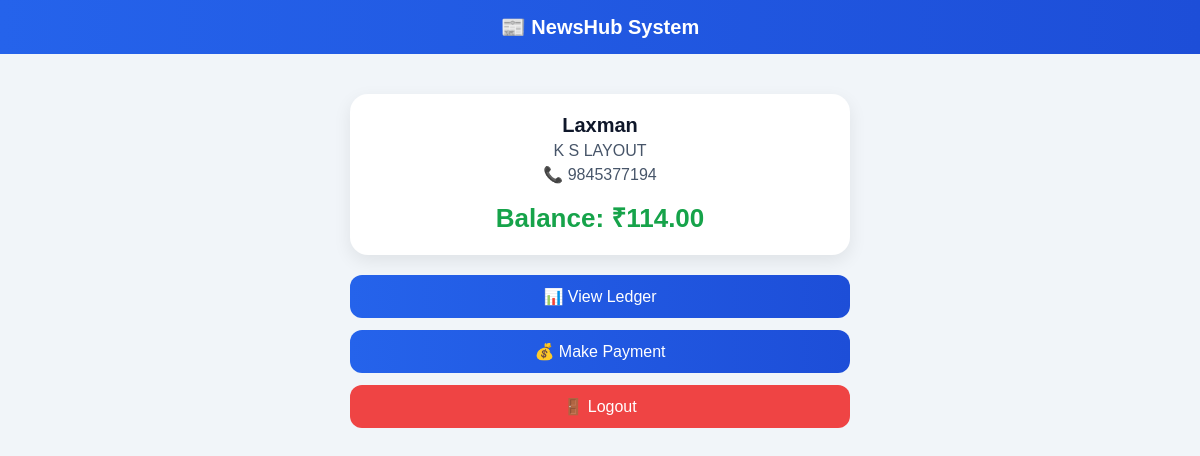
/vendor-dashboard/ (signed in), run on the app's committed database.
### core/models.py (models this page shows, shortened)
class Vendor(models.Model):
    name = models.CharField(max_length=100)
    phone = models.CharField(max_length=15, unique=True)
    password = models.CharField(max_length=100, default="demo")
    area = models.ForeignKey(Area, on_delete=models.CASCADE)
    opening_balance = models.DecimalField(max_digits=10, decimal_places=2, default=0)
    is_active = models.BooleanField(default=True)

class Area(models.Model):
    name = models.CharField(max_length=100, unique=True)

### core/views.py (the view)
# urls.py: path('vendor-dashboard/', views.vendor_dashboard, name='vendor_dashboard'),
def vendor_dashboard(request):
    vendor_id = request.session.get("vendor_id")
    if not vendor_id:
        return redirect("vendor_login")
    vendor = get_object_or_404(Vendor, id=vendor_id)
    indents = DailyIndent.objects.filter(vendor=vendor).order_by("date")
    payments = VendorPayment.objects.filter(vendor=vendor).order_by("date")
    balance = Decimal(vendor.opening_balance)
    for indent in indents:
        balance += indent.calculate_amount()
    for payment in payments:
        balance -= payment.amount
    return render(request, "core/vendor_dashboard.html", {
        "vendor": vendor,
        "balance": balance,
    })

### core/templates/core/vendor_dashboard.html (shortened to what this page needs)
<!DOCTYPE html>
<html>
<head>
</head>
<body>
<div class="header">
    📰 NewsHub System
</div>
<div class="container">
    <div class="card">
        <div class="name">{{ vendor.name }}</div>
        <div class="info">{{ vendor.area.name }}</div>
        <div class="info">📞 {{ vendor.phone }}</div>
        <div class="balance">Balance: ₹{{ balance }}</div>
    </div>
    <a href="/vendor-ledger/" class="btn">📊 View Ledger</a>
    <a href="/make-payment/" class="btn">💰 Make Payment</a>
    <a href="/vendor-logout/" class="btn logout">🚪 Logout</a>
</div>
</body>
</html>

### core/templates/core/vendor_dashboard.html (style rules this page uses)
body { font-family: Arial, sans-serif; background: #f1f5f9; margin: 0; }
.header { background: linear-gradient(90deg, #2563eb, #1d4ed8); color: white; padding: 15px; text-align: center; font-size: 20px; font-weight: bold; }
.container { max-width: 500px; margin: 25px auto; padding: 15px; }
.card { background: white; padding: 20px; border-radius: 18px; text-align: center; box-shadow: 0 6px 18px rgba(0,0,0,0.08); margin-bottom: 20px; }
.name { font-size: 20px; font-weight: bold; color: #0f172a; }
.info { color: #475569; margin-top: 5px; }
.balance { margin-top: 15px; font-size: 26px; font-weight: bold; color: #16a34a; }
.btn { display: block; width: 100%; box-sizing: border-box; margin-top: 12px; padding: 12px; background: linear-gradient(90deg, #2563eb, #1d4ed8); color: white; text-decoration: none; border-radius: 12px; text-align: center; font-size: 16px; }
.logout { background: #ef4444; }

### data on the page
Vendor: name "Laxman", area.name "K S LAYOUT", phone "9845377194"

### other printed values
{{ balance }} "114.00"
